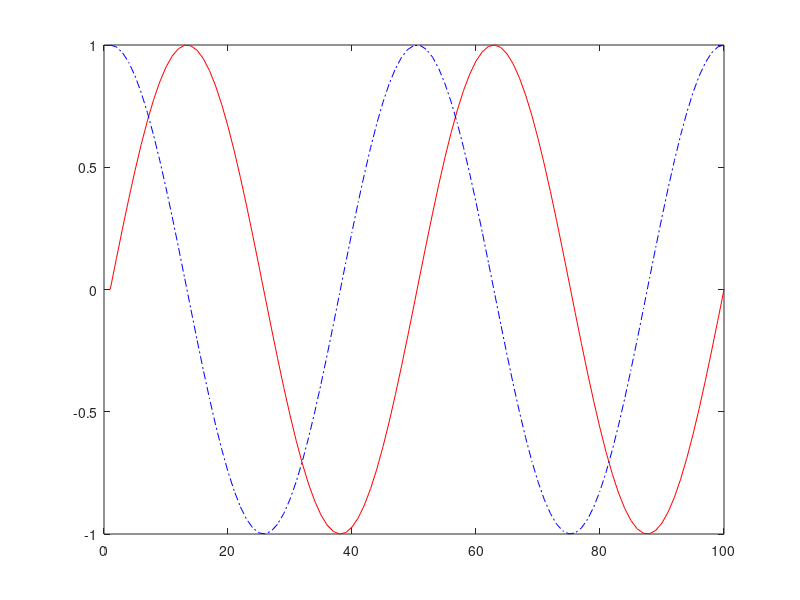

Here is the MATLAB script that generated this plot:
clc
clear all
format short

x = linspace(-2*pi,2*pi,100);
y1 = sin(x);
y2 = cos(x);

%subplot(2,1,1),plot(y1),subplot(2,1,2),plot(y2)
plot(y1,'-r')
hold on
plot (y2,'-.b')